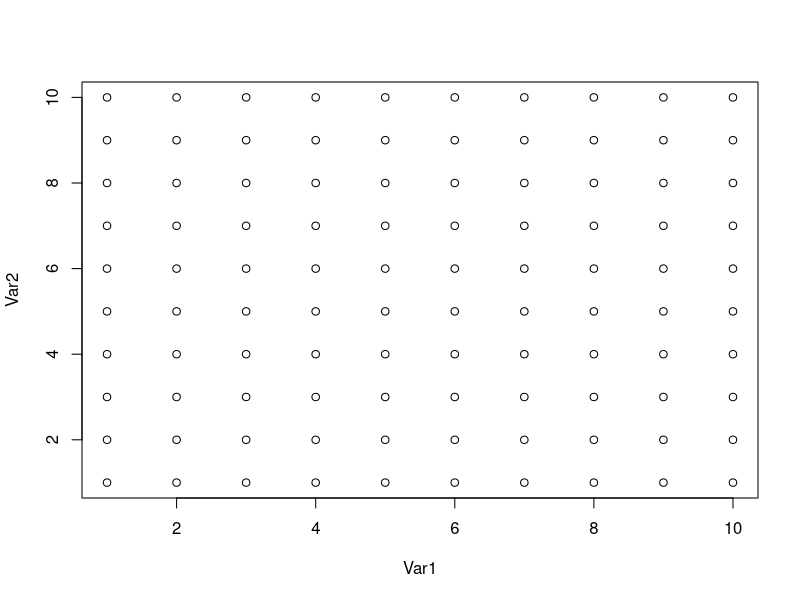
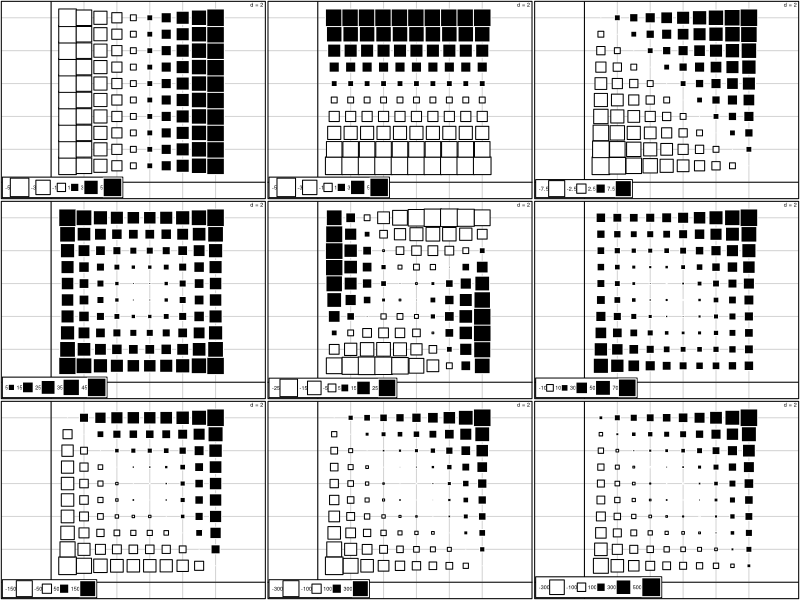

These figures' R source, in order: (Note: this script raises an error after producing the figures.)
library("vegan")
library("ade4")

xygrid = expand.grid(1:10,1:10)
plot(xygrid)
xygrid.c = scale(xygrid, scale=FALSE)
X = xygrid.c[,1]
Y = xygrid.c[,2]

#plot some first, second and third-degree functions of X and Y
par(mfrow=c(3,3))
s.value(xygrid, (X))
s.value(xygrid, (Y))
s.value(xygrid, (X+Y))
s.value(xygrid, (X^2+Y^2))
s.value(xygrid, (X^2-X*Y-Y^2))
s.value(xygrid, (X+Y+X^2+X*Y+Y^2))
s.value(xygrid, (X^3+Y^3))
s.value(xygrid, (X^3+X^2*Y+X*Y^2+Y^3))
s.value(xygrid, (X+Y+X^2+X*Y+Y^2+X^3+X^2*Y+X*Y^2+Y^3))

#Trend-surface anlaysis of mite data

#center coordinates mite data
mite.xy.c = scale(mite.xy, center=TRUE, scale=FALSE) #why center data?
#calculate polynomials on centered mite coordinates
mite.poly = poly(as.matrix(mite.xy.c), degree=3, raw=TRUE)
mite.poly.ortho=poly(as.matrix(mite.xy.c), degree=3, raw=FALSE)
colnames(mite.poly) = c("X", "X2", "X3", "Y", "XY", "X2Y", "Y2", "XY2", "Y3")
colnames(mite.poly.ortho) = c("X", "X2", "X3", "Y", "XY", "X2Y", "Y2", "XY2", "Y3")

#hellinger transformation
mite.h = decostand(mite, "hellinger")
mite.trend.rda = rda(mite.h ~ ., data=as.data.frame(mite.poly.ortho))

#comp adjusted R squared
(R2adj.poly = RsquareAdj(mite.trend.rda)$adj.r.squared)

#model selection with ordiR2step
mod0 = rda(mite.h ~ 1, data=as.data.frame(mite.poly.ortho))
sel = ordiR2step(mod0, mite.trend.rda, perm.max = 200)
sel$anova #summary table

#new rda using the remaining terms
(mite.trend.rda2=rda(mite.h ~.,data=as.data.frame(mite.poly)[,c(4,9,7,5,6,1)]))

#test significance of principal axis
anova.cca(mite.trend.rda2,step=1000,by="axis")
